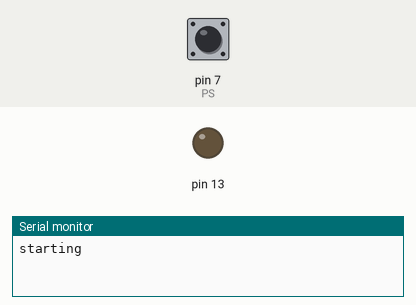
A sketch run on a simulated Arduino Uno, built with avr-gcc and run on an emulated ATmega328P. Parts: output pins drawn as LEDs (lit = HIGH), the last lines printed to the serial monitor. The inputs (shaded band) are chosen by the test bench; at power-on: pin 7 (PS) LOW.

Above: at 1.2 s.
1.3 s: pin 7 (PS) pulsed HIGH 2 times (0.12 s each, 0.3 s apart)
At 2.1 s:
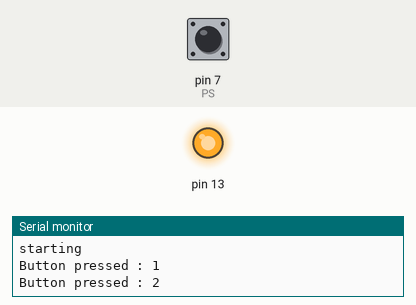
Timing chart, 0 to 4.3 s (numbered marks = the images above; inputs shaded):
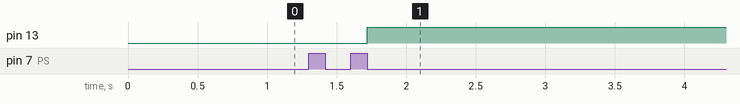

The sketch:

button_debouncing.ino
```cpp
#define PS 7 //11
#define MAX_BTN_CNT  1

int buttonCurrState[MAX_BTN_CNT];
int buttonSaveState[MAX_BTN_CNT];
int buttonAction[MAX_BTN_CNT];
long pressTime[MAX_BTN_CNT];

int buttonPresses = 0;

boolean btnToggle = false;

void setup() {
  Serial.begin(9600);
  pinMode(PS, INPUT);
  pinMode(13, OUTPUT);
  for(int i = 0; i < MAX_BTN_CNT; i++)
    buttonSaveState[i] = digitalRead(PS);

  Serial.println("starting");
}


int button_debounce_init(int btnNo) {
  buttonAction[btnNo] = 0;
}

int button_debounce(int btnNo, int btnPin) {
  buttonCurrState[btnNo] = digitalRead(btnPin);

  if(buttonCurrState[btnNo] != buttonSaveState[btnNo]) {
    pressTime[btnNo] = millis();
  }

  if(pressTime[btnNo] + 50 > millis()) {
    if(buttonCurrState[btnNo] != buttonSaveState[btnNo]) {
        buttonSaveState[btnNo] = buttonCurrState[btnNo];
        buttonAction[btnNo]++;
    }
  }

  return buttonAction[btnNo];
}

void loop() {
  if(2 == button_debounce(0, PS)) {
    button_debounce_init(0);
    buttonPresses++;
    Serial.print("Button pressed : ");
    Serial.println(buttonPresses, DEC);
    digitalWrite(13, (btnToggle) ? HIGH : LOW);
    btnToggle = ~btnToggle;
  }
}
```

Measured:
- after the input at 1.3 s, pin 13: LOW → HIGH after 0.42 s
